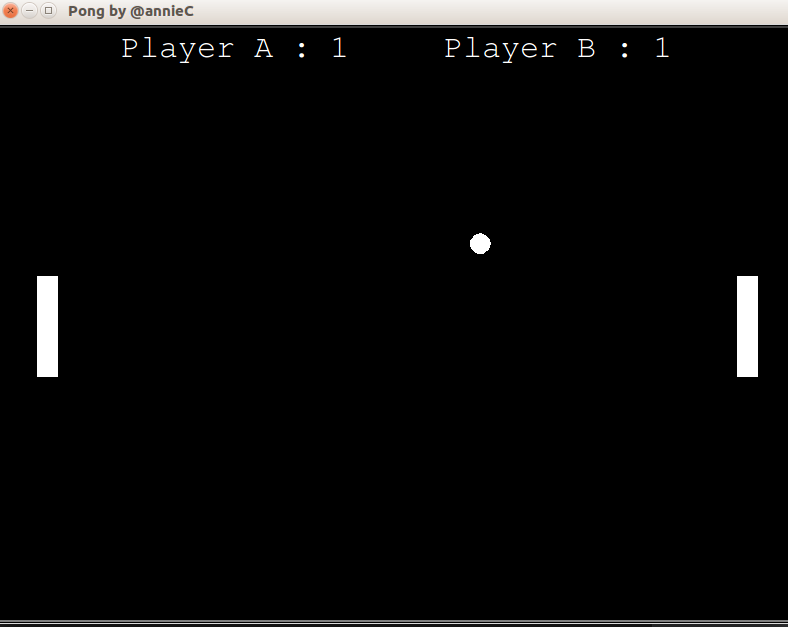

Reproduce this figure in Python.
import turtle

# Creating window
win = turtle.Screen()
win.title('Pong by @annieC')
win.bgcolor("black")
win.setup(width=800, height=600)
win.tracer(0)
# this prevents the window from auto updating and makes the game faster - we can update the window manually now.

# Score Variables
score_a = 0
score_b = 0

# Paddle A
paddle_a = turtle.Turtle()
paddle_a.speed(0)
# sets the speed of the animation not the speed at which the paddle moves
paddle_a.shape("square")
paddle_a.shapesize(stretch_wid=5, stretch_len=1)
# stretches the width 5 times of the default size (which is 20px X 20px)
paddle_a.color("white")
paddle_a.penup()
paddle_a.goto(-350, 0)

# Paddle B
paddle_b = turtle.Turtle()
paddle_b.shape("square")
paddle_b.shapesize(stretch_wid=5, stretch_len=1)
paddle_b.speed(0)
paddle_b.color("white")
paddle_b.penup()
paddle_b.goto(350, 0)

# Pong - Ball
pongBall = turtle.Turtle()
pongBall.speed(0)
pongBall.goto(0, 0)
pongBall.shape("circle")
pongBall.color("white")
pongBall.penup()
pongBall.dx = 0.032
pongBall.dy = 0.032

# Pen
pen = turtle.Turtle()
pen.speed(0)
pen.color("white")
pen.penup()
pen.hideturtle()
pen.goto(0, 260)
# This is near the top border
pen.write("Player A : 0     Player B : 0", align="center", font=("Courier", 24, "normal"))


# Functions to move paddles

def paddleAUp() :
    y = paddle_a.ycor()
    # ycor() is a turtle method which returns the y coordinate of a turtle object
    y += 20
    # Adding 20 px to the y coordinate
    paddle_a.sety(y)
    # setting 20 px to the y coordinate of the paddle a


def paddleADown() :
    y = paddle_a.ycor()
    # ycor() is a turtle method which returns the y coordinate of a turtle object
    y -= 20
    # Subtracting 20 px from the y coordinate
    paddle_a.sety(y)
    # setting 20 px to the y coordinate of the paddle a


def paddleBUp() :
    y = paddle_b.ycor()
    # ycor() is a turtle method which returns the y coordinate of a turtle object
    y += 20
    # Adding 20 px to the y coordinate
    paddle_b.sety(y)
    # setting 20 px to the y coordinate of the paddle b


def paddleBDown() :
    y = paddle_b.ycor()
    # ycor() is a turtle method which returns the y coordinate of a turtle object
    y -= 20
    # Subtracting 20 px from the y coordinate
    paddle_b.sety(y)
    # setting 20 px to the y coordinate of the paddle b


# Keyboard binding
win.listen()  # listens for keyboard inputs

win.onkeypress(paddleAUp, "w")
# after the listen() makes the window wait for the keyboard input, the above onkeypress() calls the paddleBUp()
# when the small w key is pressed
win.onkeypress(paddleADown, "s")
# after the listen() makes the window wait for the keyboard input, the above onkeypress() calls the paddleBDown()
# when the small s key is pressed

win.onkeypress(paddleBUp, "Up")
# after the listen() makes the window wait for the keyboard input, the above onkeypress() calls the paddleBUp()
# when the Up arrow key is pressed
win.onkeypress(paddleBDown, "Down")
# after the listen() makes the window wait for the keyboard input, the above onkeypress() calls the paddleBDown()
# when the Down arrow key is pressed

# Main game loop
while max(score_a, score_b) <= 20 :
    win.update()
    #   Updates the screen every time the loop runs / executes
    #   Inside the screen, (0,0) is at the center and 400px to the right and 400px to the left from (0,0)
    #   make up the width and 300px from the top and 300 px from the bottom make up the height of the window.

    pongBall.setx(pongBall.xcor() + pongBall.dx)
    pongBall.sety(pongBall.ycor() + pongBall.dy)

    # Move ball done

    # Border checking starts

    # For the top and down borders

    if pongBall.ycor() > 290 :  # as the max positive y coord. is 300
        pongBall.sety(290)  # we set the ball's y coord. as maximum
        pongBall.dy *= -1  # and then change it's direction

    if pongBall.ycor() < -290 :
        pongBall.sety(-290)
        pongBall.dy *= -1

    # For the left and right borders

    if pongBall.xcor() > 390 :
        pongBall.goto(0, 0)
        pongBall.dx *= -1
        score_a += 1
        pen.clear()
        pen.write("Player A : {}     Player B : {}".format(score_a, score_b), align="center", font=("Courier", 24, "normal"))

    if pongBall.xcor() < -390 :
        pongBall.goto(0, 0)
        pongBall.dx *= -1
        score_b += 1
        pen.clear()
        pen.write("Player A : {}     Player B : {}".format(score_a, score_b), align="center",
                  font=("Courier", 24, "normal"))

    # Paddle and ball collisions

    if (340 < pongBall.xcor() < 350) and (paddle_b.ycor() + 50 > pongBall.ycor() > paddle_b.ycor() - 50) :
        pongBall.setx(330)
        pongBall.dx *= -1

    if (-340 > pongBall.xcor() > -350) and (paddle_a.ycor() + 50 > pongBall.ycor() > paddle_a.ycor() - 50) :
        pongBall.setx(-330)
        pongBall.dx *= -1
